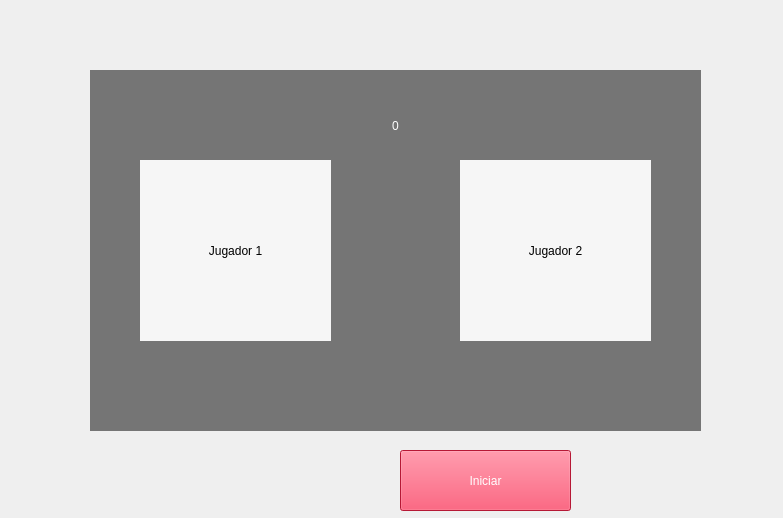
<?xml version="1.0" encoding="UTF-8"?>
<ui version="4.0">
 <class>Form</class>
 <widget class="QWidget" name="Form">
  <property name="geometry">
   <rect>
    <x>0</x>
    <y>0</y>
    <width>783</width>
    <height>518</height>
   </rect>
  </property>
  <property name="windowTitle">
   <string>Form</string>
  </property>
  <widget class="QLabel" name="label">
   <property name="geometry">
    <rect>
     <x>-1</x>
     <y>-5</y>
     <width>781</width>
     <height>521</height>
    </rect>
   </property>
   <property name="text">
    <string/>
   </property>
   <property name="pixmap">
    <pixmap>../sprites/background/index1.png</pixmap>
   </property>
   <property name="scaledContents">
    <bool>true</bool>
   </property>
  </widget>
  <widget class="QLabel" name="label_boton_volver">
   <property name="geometry">
    <rect>
     <x>160</x>
     <y>440</y>
     <width>181</width>
     <height>71</height>
    </rect>
   </property>
   <property name="cursor">
    <cursorShape>PointingHandCursor</cursorShape>
   </property>
   <property name="mouseTracking">
    <bool>false</bool>
   </property>
   <property name="text">
    <string/>
   </property>
   <property name="pixmap">
    <pixmap>../sprites/background/back_button.png</pixmap>
   </property>
   <property name="scaledContents">
    <bool>true</bool>
   </property>
  </widget>
  <widget class="QLabel" name="label_2">
   <property name="geometry">
    <rect>
     <x>90</x>
     <y>70</y>
     <width>611</width>
     <height>361</height>
    </rect>
   </property>
   <property name="styleSheet">
    <string notr="true">background-color: rgba(0, 0, 0, 130);</string>
   </property>
   <property name="text">
    <string/>
   </property>
   <property name="buddy">
    <cstring></cstring>
   </property>
  </widget>
  <widget class="QLabel" name="label_jugador_1">
   <property name="geometry">
    <rect>
     <x>140</x>
     <y>160</y>
     <width>191</width>
     <height>181</height>
    </rect>
   </property>
   <property name="layoutDirection">
    <enum>Qt::LeftToRight</enum>
   </property>
   <property name="styleSheet">
    <string notr="true">background-color: rgb(246, 246, 246);
color: rgb(0, 0, 0);
font: 75 30pt &quot;Helvetica&quot;;</string>
   </property>
   <property name="text">
    <string>Jugador 1</string>
   </property>
   <property name="alignment">
    <set>Qt::AlignCenter</set>
   </property>
  </widget>
  <widget class="QLabel" name="label_jugador_2">
   <property name="geometry">
    <rect>
     <x>460</x>
     <y>160</y>
     <width>191</width>
     <height>181</height>
    </rect>
   </property>
   <property name="styleSheet">
    <string notr="true">background-color: rgb(246, 246, 246);
color: rgb(0, 0, 0);
font: 75 30pt &quot;Helvetica&quot;;</string>
   </property>
   <property name="text">
    <string>Jugador 2</string>
   </property>
   <property name="alignment">
    <set>Qt::AlignCenter</set>
   </property>
  </widget>
  <widget class="QLabel" name="label_timer">
   <property name="geometry">
    <rect>
     <x>350</x>
     <y>90</y>
     <width>91</width>
     <height>71</height>
    </rect>
   </property>
   <property name="styleSheet">
    <string notr="true">color: rgb(255, 255, 255);
font: 36pt &quot;Skia&quot;;</string>
   </property>
   <property name="text">
    <string>0</string>
   </property>
   <property name="alignment">
    <set>Qt::AlignCenter</set>
   </property>
  </widget>
  <widget class="QPushButton" name="boton_iniciar">
   <property name="geometry">
    <rect>
     <x>400</x>
     <y>450</y>
     <width>171</width>
     <height>61</height>
    </rect>
   </property>
   <property name="cursor">
    <cursorShape>PointingHandCursor</cursorShape>
   </property>
   <property name="styleSheet">
    <string notr="true">font: 26pt &quot;Futura&quot;;
color: rgb(255, 255, 255);
background-color: rgb(255, 34, 74);</string>
   </property>
   <property name="text">
    <string>Iniciar</string>
   </property>
  </widget>
  <zorder>label</zorder>
  <zorder>label_boton_volver</zorder>
  <zorder>label_2</zorder>
  <zorder>label_jugador_2</zorder>
  <zorder>label_jugador_1</zorder>
  <zorder>label_timer</zorder>
  <zorder>boton_iniciar</zorder>
 </widget>
 <resources/>
 <connections/>
</ui>
